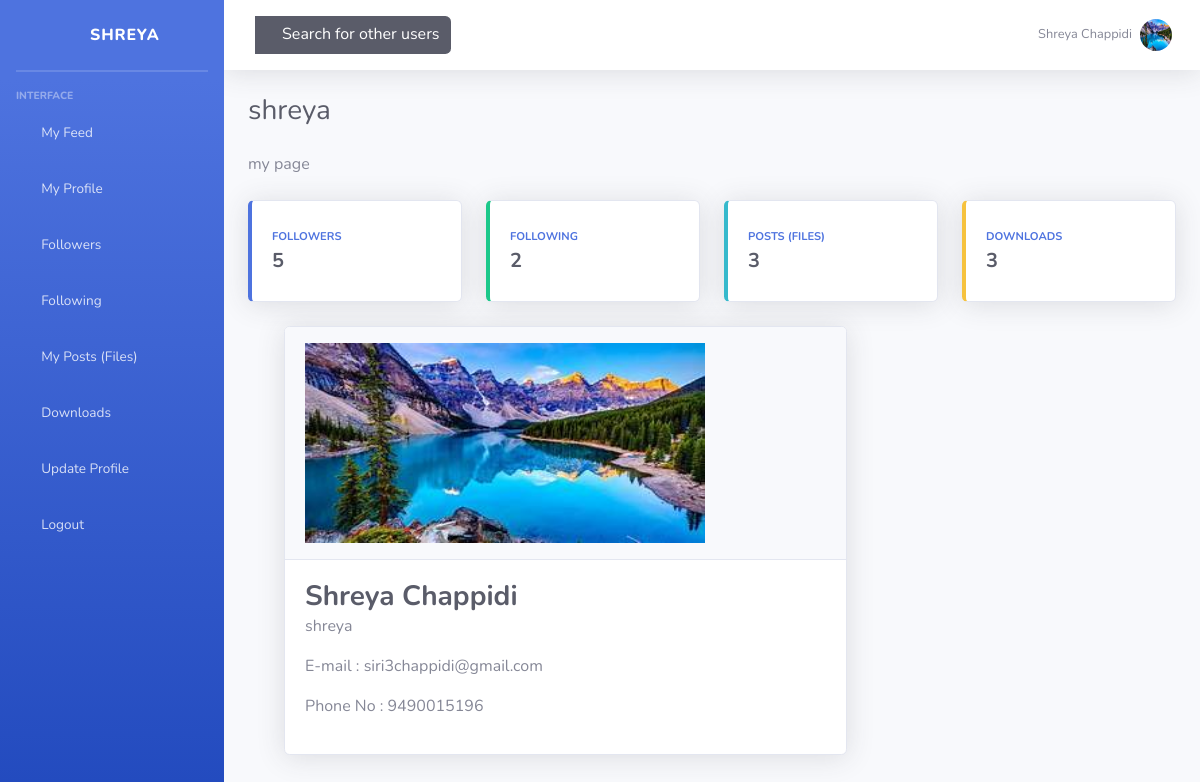
The app's page /user_page/1/myprofile/ (signed in) with its own data.
### user_page/models.py (models this page shows, shortened)
class UserProfile(models.Model):
    user = models.OneToOneField(User,on_delete=models.CASCADE, null=True, blank=True)
    phone_no = models.CharField(max_length = 20, blank=True)
    first_name = models.CharField(max_length = 20, blank=True)
    last_name = models.CharField(max_length = 20, blank=True)
    image = models.ImageField(upload_to='profile_pics/')
    created_at = models.DateTimeField(auto_now=True)

### user_page/views.py (the view)
# urls.py: url(r'(?P<pk>\d+)/myprofile/$', views.MyProfile, name='myprofile'),
@login_required
def MyProfile(request, pk):
    context ={}
    profile_exist = False
    try:
        profile = UserProfile.objects.get(user=request.user)
        if profile:
            profile_exist = True
    except UserProfile.DoesNotExist:
        pass
    else:
        context['profile'] = profile
    user = request.user
    context["user"] = user
    context["followed_by_me"] = Connection.objects.filter(follower=user)
    context["who_follows_me"] = Connection.objects.filter(following=user)
    context["files"] = DocumentPost.objects.filter(published_date__lte=timezone.now()).filter(author=user)
    context["downloads"] = Download.objects.filter(user=user)
    context["profile_exist"] = profile_exist
    if profile_exist:
        context["pro"] = UserProfile.objects.get(user=user)
    return render(request, 'user_page/myprofile.html', context)

### user_page/templates/user_page/myprofile.html
{% extends 'user_page/base.html' %}
{% block fine %}
<div class="d-sm-flex align-items-center justify-content-between mb-4">
    <h1 class="h3 mb-0 text-gray-800">{{user.username}}</h1>
</div>
<div class="mb-4">
     <p class="mb-0 text-primary-800">my page</p>
</div>
<div class="row">
<div class="col-xl-3 col-md-6 mb-4">
  <div class="card border-left-primary shadow h-100 py-2">
    <div class="card-body">
      <div class="row no-gutters align-items-center">
        <div class="col mr-2">
          <div class="text-xs font-weight-bold text-primary text-uppercase mb-1"><a href="{% url 'user_page:followers' username=user.username %}">Followers</a></div>
          <div class="h5 mb-0 font-weight-bold text-gray-800">{{who_follows_me.count}}</div>
        </div>
        <div class="col-auto"><i class="fas fa-male fa-2x text-gray-300"></i></div>
      </div>
    </div>
  </div>
</div>
<div class="col-xl-3 col-md-6 mb-4">
  <div class="card border-left-success shadow h-100 py-2">
    <div class="card-body">
      <div class="row no-gutters align-items-center">
        <div class="col mr-2">
          <div class="text-xs font-weight-bold text-success text-uppercase mb-1"><a href="{% url 'user_page:following' username=user.username %}">Following</a></div>
          <div class="h5 mb-0 font-weight-bold text-gray-800">{{followed_by_me.count}}</div>
        </div>
        <div class="col-auto"><i class="fas fa-male fa-2x text-gray-300"></i></div>
      </div>
    </div>
  </div>
</div>
<div class="col-xl-3 col-md-6 mb-4">
  <div class="card border-left-info shadow h-100 py-2">
    <div class="card-body">
      <div class="row no-gutters align-items-center">
        <div class="col mr-2">
          <div class="text-xs font-weight-bold text-success text-uppercase mb-1"><a href="{% url 'files:post_list' uname=user.username %}">Posts (Files)</a></div>
          <div class="h5 mb-0 font-weight-bold text-gray-800">{{files.count}}</div>
        </div>
        <div class="col-auto"><i class="fas fa-file fa-2x text-gray-300"></i></div>
      </div>
    </div>
  </div>
</div>
<div class="col-xl-3 col-md-6 mb-4">
  <div class="card border-left-warning shadow h-100 py-2">
    <div class="card-body">
      <div class="row no-gutters align-items-center">
        <div class="col mr-2">
          <div class="text-xs font-weight-bold text-warning text-uppercase mb-1"><a href="{% url 'files:download' %}">Downloads</a></div>
          <div class="h5 mb-0 font-weight-bold text-gray-800">{{downloads.count}}</div>
        </div>
        <div class="col-auto"><i class="fas fa-download fa-2x text-gray-300"></i></div>
      </div>
    </div>
  </div>
</div>
</div>
{% if profile_exist %}
<div class="container">
  <div class="col-xl-8 col-lg-7">
    <div class="card shadow mb-4">
      <div class="card-header py-3 d-flex flex-row align-items-center justify-content-between"><img src="{{pro.image.url}}" alt="profile" width="400px" height="200px"></div>
    <div class="date card-body">
      <h3 class="m-0 font-weight-bold text-dark">{{ pro.first_name|safe|linebreaksbr }} {{pro.last_name|safe|linebreaksbr}}</h3>
      <p>{{ pro.user.username|safe|linebreaksbr }}</p>
      <p>E-mail : {{ pro.user.email|safe|linebreaksbr }} </p>
      <p>Phone No : {{ pro.phone_no|safe|linebreaksbr }}</p>
    </div>
  </div>
</div>
</div>
{% endif %}
{% endblock %}

### user_page/templates/user_page/base.html (shortened to what this page needs)
<!DOCTYPE html>
{% load static %}
<html lang="en">
<head>
    <link href="{% static 'vendor/fontawesome-free/css/all.min.css' %}" rel="stylesheet" type="text/css">
    <link href="{% static 'css/sb-admin-2.min.css' %}" rel="stylesheet">
</head>
<body id="page-top">
    {% if user.is_authenticated %}
    <div id="wrapper">
        <ul class="navbar-nav bg-gradient-primary sidebar sidebar-dark accordion" id="accordionSidebar">
            <div class="sidebar-brand d-flex align-items-center justify-content-center" >
                <div class="sidebar-brand-icon rotate-n-15">
                    <i class="fas fa-laugh-wink"></i>
                </div>
                <div class="sidebar-brand-text mx-3">{{user.username}}</div>
            </div>
            <hr class="sidebar-divider my-0">
            <hr class="sidebar-divider">
            <div class="sidebar-heading">Interface</div>
            <li class="nav-item">
              <a class="nav-link collapsed" href="{% url 'user_page:userdashboard' pk=user.id %}"
               data-toggle="collapse" data-target="#collapseTwo"
               aria-expanded="true" aria-controls="collapseTwo">
               <span>My Feed</span>
             </a>
            </li>
            <li class="nav-item">
              <a class="nav-link collapsed" href="{% url 'user_page:myprofile' pk=user.id %}"
               data-toggle="collapse" data-target="#collapseTwo"
               aria-expanded="true" aria-controls="collapseTwo">
               <span>My Profile</span>
             </a>
            </li>
            <li class="nav-item">
              <a class="nav-link collapsed" href="{% url 'user_page:followers' username=user.username %}"
               data-toggle="collapse" data-target="#collapseTwo"
               aria-expanded="true" aria-controls="collapseTwo">
               <i class="fas fa-fw fa-male"></i>
               <span>Followers</span>
              </a>
            </li>
            <li class="nav-item">
              <a class="nav-link collapsed" href="{% url 'user_page:following' username=user.username %}"
               data-toggle="collapse" data-target="#collapseTwo"
               aria-expanded="true" aria-controls="collapseTwo">
               <i class="fas fa-fw fa-male"></i>
               <span>Following</span>
              </a>
            </li>
            <li class="nav-item">
             <a class="nav-link collapsed" href="{% url 'files:post_list' uname=user.username %}"
              data-toggle="collapse" data-target="#collapseUtilities"
              aria-expanded="true" aria-controls="collapseUtilities">
              <i class="fas fa-fw fa-file"></i>
              <span>My Posts (Files)</span>
            </a>
            </li>
            <li class="nav-item">
             <a class="nav-link collapsed" href="{% url 'files:download' %}"
              data-toggle="collapse" data-target="#collapseUtilities"
              aria-expanded="true" aria-controls="collapseUtilities">
              <i class="fas fa-fw fa-download"></i>
              <span>Downloads</span>
             </a>
            </li>
            <li class="nav-item">
                <a class="nav-link collapsed" href="{% url 'user_page:updateprofile' pk=user.id %}">
                    <i class="fas fa-fw fa-laptop"></i>
                    <span>Update Profile</span>
                </a>
            </li>
            <li class="nav-item">
                <a class="nav-link collapsed" href="{% url 'portal:logout' %}">
                    <span>Logout</span>
                </a>
            </li>
        </ul>
        <div id="content-wrapper" class="d-flex flex-column">
            <div id="content">
                <nav class="navbar navbar-expand navbar-light bg-white topbar mb-4 static-top shadow">
                    <div class="d-none d-sm-inline-block form-inline mr-auto ml-md-3 my-2 my-md-0 mw-100 navbar-search">
                    <div class="input-group">
                      <div class="input-group-append">
                        <a class="form-control bg-dark border-0 small btn btn-primary" href="{% url 'user_page:search' %}" aria-label="Search" aria-describedby="basic-addon2"><i class="fas fa-search fa-sm"></i> Search for other users</a>
                        </div>
                    </div>
                  </div>
                    <ul class="navbar-nav ml-auto">
                      {% if profile %}
                        <li class="nav-item dropdown no-arrow">
                            <a class="nav-link dropdown-toggle" href="{% url 'user_page:updateprofile' pk=user.id %}" id="userDropdown" role="button"
                                data-toggle="dropdown" aria-haspopup="true" aria-expanded="false">
                                <span class="mr-2 d-none d-lg-inline text-gray-600 small">{{profile.first_name}} {{profile.last_name}}</span>
                                <img src="{{profile.image.url}}" alt="profile" class="img-profile rounded-circle">
                            </a>
                        </li>
                        {% endif %}
                    </ul>
                </nav>
                <div class="container-fluid">
                    {% block fine %}
                    {% endblock %}
                </div>
            </div>
        </div>
    </div>
    {% endif %}
</body>
</html>

### records on screen
UserProfile: first_name "Shreya", last_name "Chappidi", image (picture), user.username "shreya", user.email "siri3chappidi@gmail.com", phone_no "9490015196"

### other values on screen
{{ user.username }} "SHREYA"
{{ user.username }} "shreya"
{{ who_follows_me.count }} "5"
{{ followed_by_me.count }} "2"
{{ files.count }} "3"
{{ downloads.count }} "3"
